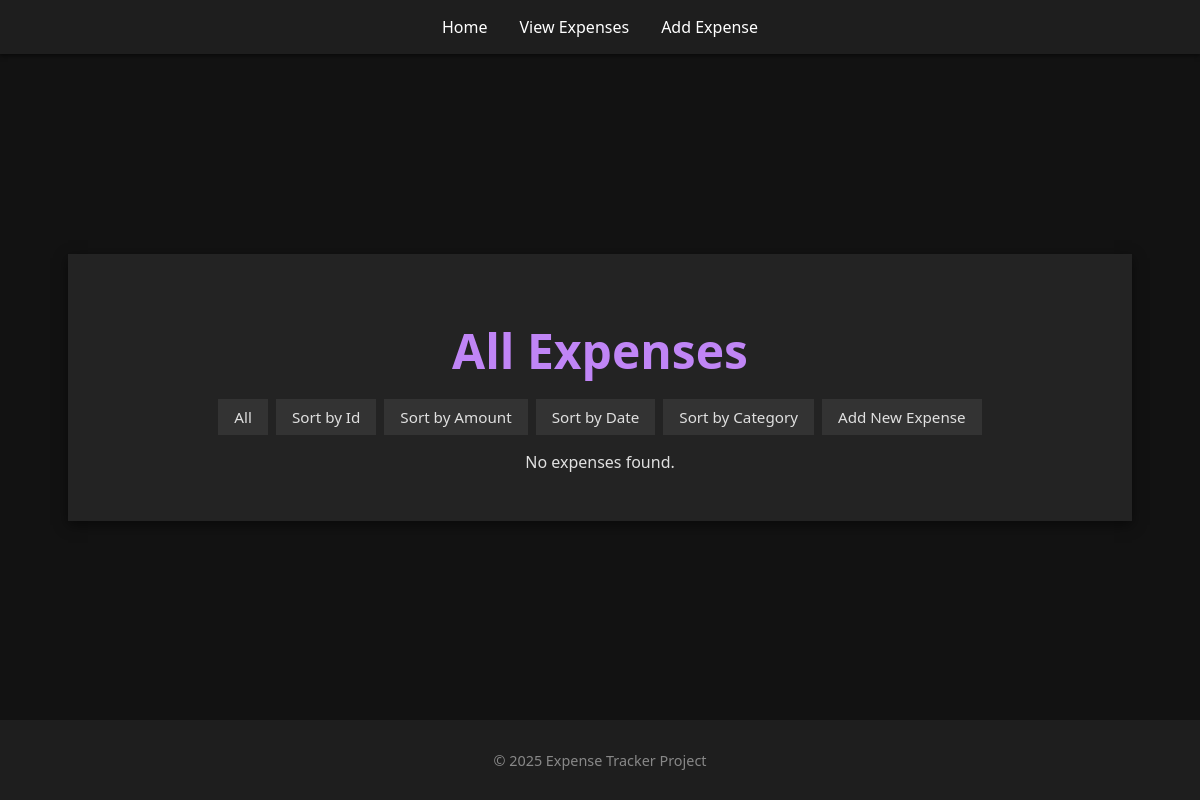
Before: /expenses with the older database file.
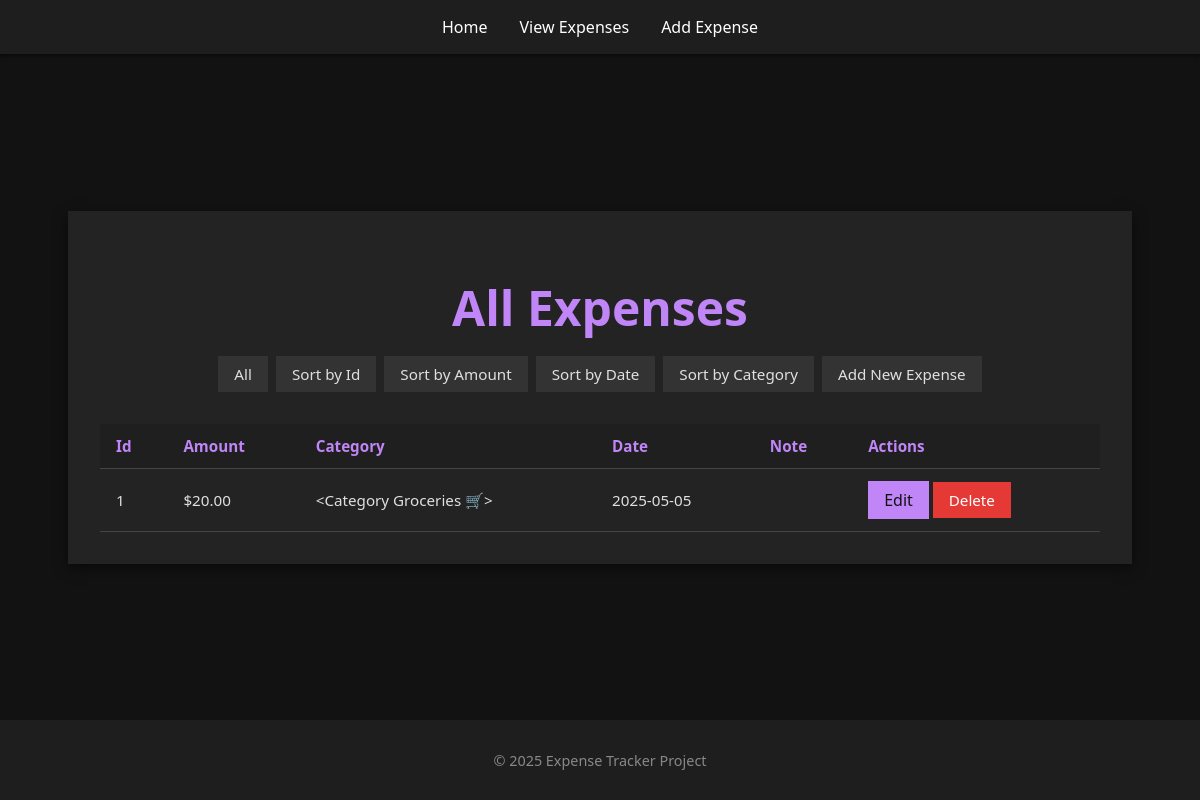
After: the same page with the newer database file.
### models/expense.py (models this page shows, shortened)
class Expense(db.Model):
    __tablename__ = "expenses"
    id = db.mapped_column(db.Integer, primary_key=True)
    amount = db.mapped_column(db.Float, nullable=False)
    category = db.mapped_column(db.String, nullable=False)
    date = db.mapped_column(DateTime, nullable=False)
    note = db.mapped_column(db.String)
    category_id = db.Column(db.Integer, db.ForeignKey("category.id"), nullable=False)
    category = db.relationship("Category", back_populates="expenses")

### models/category.py (models this page shows)
class Category(db.Model):
    __tablename__="category"
    id = db.Column(db.Integer, primary_key=True)
    name = db.Column(db.String(50), nullable=False, unique=True)
    expenses = db.relationship("Expense", back_populates="category")
    def __repr__(self):
        return f"<Category {self.name}>"

### app.py (the view)
    @app.route("/expenses")
    def list_expenses():
        sort = request.args.get("sort")
        stmt = db.select(Expense)
        if sort =="id":
            stmt= stmt.order_by(Expense.id)
        elif sort == "amount":
            stmt = stmt.order_by(Expense.amount)
        elif sort == "date":
            stmt = stmt.order_by(Expense.date)
        elif sort == "category":
            stmt = (select(Expense).join(Expense.category).order_by(Category.name))
        expenses = db.session.execute(stmt).scalars().all()
        return render_template("expenses.html", expenses=expenses)

### templates/expenses.html (shortened to what this page needs)
{% extends "base.html" %}
{% block content %}
<div class="center-box">
    <div class="card" style="width: 120%; max-width: 1000px;">
        <h1 style="text-align: center; margin-bottom: 1rem; font-size: 3rem">All Expenses</h1>
        <div style="display: flex; flex-wrap: wrap; gap: 0.5rem; justify-content: center; margin-bottom: 1rem;">
            <a href="{{ url_for('list_expenses') }}" class="filter-btn">All</a>
            <a href="{{ url_for('list_expenses', sort='id') }}" class="filter-btn">Sort by Id</a>
            <a href="{{ url_for('list_expenses', sort='amount') }}" class="filter-btn">Sort by Amount</a>
            <a href="{{ url_for('list_expenses', sort='date') }}" class="filter-btn">Sort by Date</a>
            <a href="{{ url_for('list_expenses', sort='category') }}" class="filter-btn">Sort by Category</a>
            <a class="filter-btn" href="{{ url_for('add_expense') }}">Add New Expense</a>
        </div>
        {% if expenses %}
        <div style="overflow-x: auto;">
            <table>
                <thead>
                    <tr>
                        <th>Id</th>
                        <th>Amount</th>
                        <th>Category</th>
                        <th>Date</th>
                        <th>Note</th>
                        <th>Actions</th>
                    </tr>
                </thead>
                <tbody>
                    {% for expense in expenses %}
                    <tr>
                        <td>{{ expense.id }}</td>
                        <td>${{ '%.2f' | format(expense.amount) }}</td>
                        <td>{{ expense.category }}</td>
                        <td>{{ expense.date.strftime('%Y-%m-%d') }}</td>
                        <td>{{ expense.note }}</td>
                        <td>
                            <a href="{{ url_for('edit_form', expense_id=expense.id) }}" class="btn">Edit</a>
                            <a href="{{ url_for('confirm_delete', expense_id=expense.id) }}" class="btn-del">Delete</a>
                        </td>
                    </tr>
                    {% endfor %}
                </tbody>
            </table>
        </div>
        {% else %}
            <p style="text-align: center;">No expenses found.</p>
        {% endif %}
    </div>
</div>
{% endblock %}

### templates/base.html (shortened to what this page needs)
<!DOCTYPE html>
<html lang="en">
<head>
    <link rel="stylesheet" href="{{ url_for('static', filename='style.css') }}">
</head>
<body>
    <header>
        <nav>
            <a href="{{ url_for('home') }}">Home</a>
            <a href="{{ url_for('list_expenses') }}">View Expenses</a>
            <a href="{{ url_for('add_expense') }}">Add Expense</a>
        </nav>
    </header>
    <main class="main-content">
        {% block content %}{% endblock %}
    </main>
    <footer>
        <p>&copy; 2025 Expense Tracker Project</p>
    </footer>
</body>
</html>

### static/style.css (style rules this page uses)
body { margin: 0; font-family: 'Segoe UI', Tahoma, Geneva, Verdana, sans-serif; background-color: #121212; color: #e0e0e0; display: flex; flex-direction: column; min-height: 100vh; }
header { background-color: #1e1e1e; padding: 1rem 0; box-shadow: 0 2px 4px rgba(0,0,0,0.5); }
nav { display: flex; justify-content: center; gap: 2rem; }
nav a { color: #ffffff; text-decoration: none; font-weight: 500; transition: color 0.3s ease; }
.main-content { flex: 1; padding: 2rem; display: flex; justify-content: center; align-items: center; }
footer { background-color: #1e1e1e; color: #888; text-align: center; padding: 1rem 0; font-size: 0.9rem; }
.card { background-color: #232323; padding: 2rem; box-shadow: 0 4px 12px rgba(0,0,0,0.5); width: 60%; max-width: 600px; text-align: center; }
.center-box { display: flex; justify-content: center; align-items: center; width: 100%; }
h1, h2, h3 { color: #c085f6; margin-bottom: 1rem; }
.btn { background-color: #c085f6; color: #121212; padding: 0.5rem 1rem; border: none; font-size: 1rem; text-decoration: none; cursor: pointer; transition: background-color 0.3s ease; display: inline-block; }
.btn-del { background-color: #e53935; color: #fff; padding: 0.5rem 1rem; border: none; font-size: 0.95rem; text-decoration: none; cursor: pointer; transition: background-color 0.3s ease; }
.filter-btn { background-color: #333; color: #e0e0e0; padding: 0.5rem 1rem; text-decoration: none; font-size: 0.95rem; transition: background-color 0.3s ease; }
table { width: 100%; border-collapse: collapse; margin-top: 1rem; font-size: 0.95rem; }
th, td { padding: 0.75rem 1rem; text-align: left; border-bottom: 1px solid #444; }
th { background-color: #1f1f1f; color: #c085f6; font-weight: 600; }
td a { color: #c085f6; text-decoration: underline; }

Changed rows visible on the page:
added Expense: id "1", amount "20.00", category "<Category Groceries 🛒>", date "2025-05-05"
Other visible differences:
text no longer shown: "No expenses found."
text now shown: "Id Amount Category Date Note Actions"
